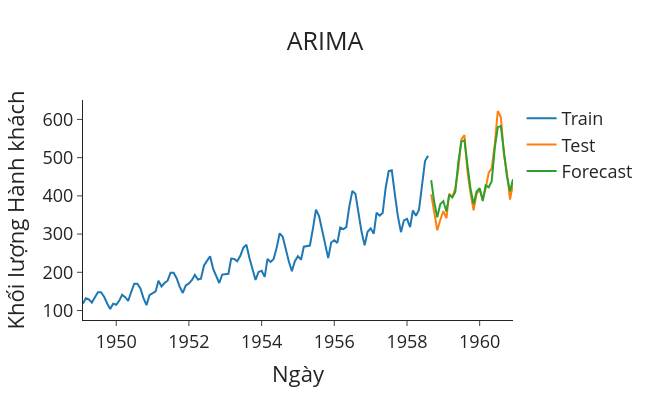

The notebook cell saved with this chart:
### Markdown cell above
Các forecasts (dự báo) được tạo ra từ mô hình đã fit này là cho time series đã được differenced và biến đổi Box-Cox mà chúng ta đã tạo ra trước đó. Do đó, chúng ta phải un-difference (đảo ngược differencing) và áp dụng biến đổi Box-Cox nghịch đảo cho các predictions (dự đoán) để có được khối lượng hành khách hàng không được dự báo thực tế:

### Code cell
# Import các package
import plotly.graph_objects as go

def plot_forecasts(forecasts: list[float], title: str) -> None:
    """Hàm để vẽ các forecasts."""
    fig = go.Figure()
    fig.add_trace(go.Scatter(x=train['Month'], y=train['#Passengers'], name='Train'))
    fig.add_trace(go.Scatter(x=test['Month'], y=test['#Passengers'], name='Test'))
    fig.add_trace(go.Scatter(x=test['Month'], y=forecasts, name='Forecast'))
    fig.update_layout(template="simple_white", font=dict(size=18), title_text=title,
                      width=650, title_x=0.5, height=400, xaxis_title='Ngày',
                      yaxis_title='Khối lượng Hành khách')

    return fig.show()


# Vẽ biểu đồ các forecasts
plot_forecasts(forecasts, 'ARIMA')
